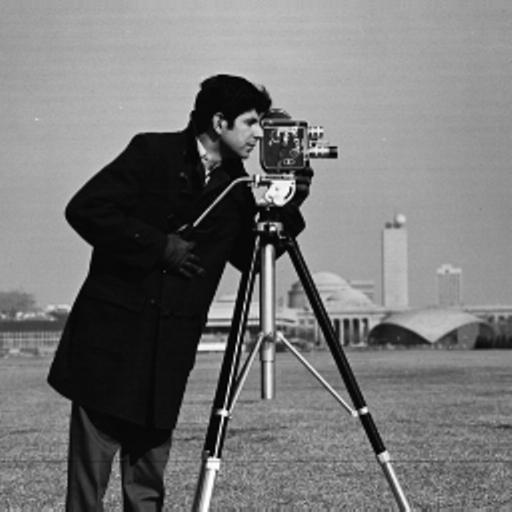
#> input picture cameraman.tif, 512 x 512 px
$ python 05_image.py
#> lines starting #> are read from the running program, lines starting #| are printed output that depends on the picture
import imageio.v2 as iio
import matplotlib.pyplot as plt
import numpy as np


def show_img(img):
    plt.imshow(img, cmap="gray")
    plt.show()


def black_img():
    img = np.zeros(shape, dtype=dtype)
    return img


def noisy_img():
    img = np.random.normal(128, 64, size=shape)
    return img


def cross():
    img = black_img()
    for i in range(shape[0]):
        img[10, i] = 128
        img[i, 10] = 255

    return img


def cameraman():
    img = iio.imread("cameraman.tif")
#> img is the input picture: shape (512, 512); min 0, max 255, mean 118.3
    return img


def downscale(img):
    downscale_factor = int(img.shape[0]/shape[0]), int(img.shape[1]/shape[1])
#> downscale_factor = (32, 32)
    img = img[::downscale_factor[0], ::downscale_factor[1]]
    return img


def remove_diagonal(img):
    for i in range(img.shape[0]):
        img[i, i] = 0
    return img


shape = (16, 16)
dtype = np.uint8

img = black_img()
img = cameraman()
img = downscale(img)
img = remove_diagonal(img)

show_img(img)
#> in show_img, `plt.show()`:
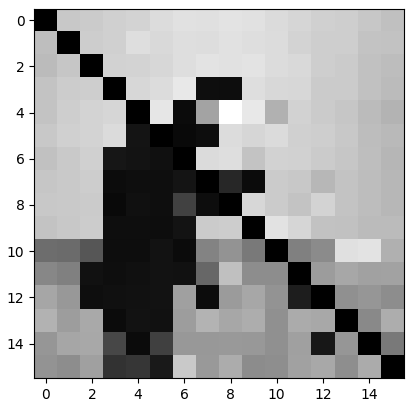
#> figure drawn by matplotlib, 1 panel
